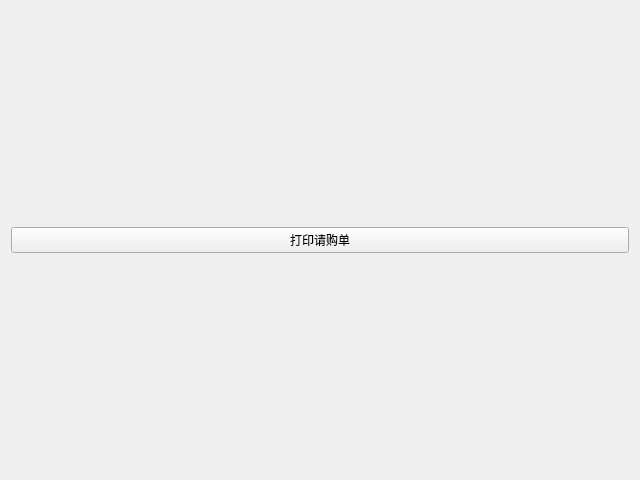
<?xml version="1.0" encoding="UTF-8"?>
<ui version="4.0">
 <class>Form</class>
 <widget class="QWidget" name="Form">
  <property name="geometry">
   <rect>
    <x>0</x>
    <y>0</y>
    <width>640</width>
    <height>480</height>
   </rect>
  </property>
  <property name="windowTitle">
   <string>Form</string>
  </property>
  <layout class="QHBoxLayout" name="horizontalLayout">
   <item>
    <widget class="QPushButton" name="pushButton">
     <property name="text">
      <string>打印请购单</string>
     </property>
    </widget>
   </item>
  </layout>
 </widget>
 <resources/>
 <connections/>
</ui>
